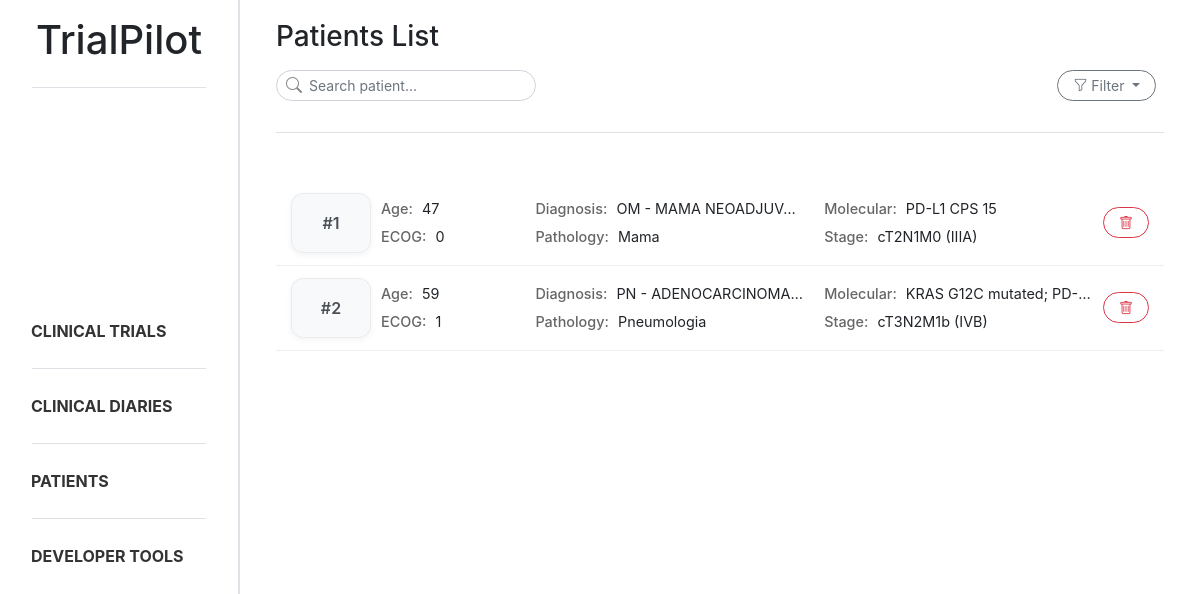
The app's page /patients/ with its own data.
### trialpilot/models.py (models this page shows, shortened)
class Patient_profile(models.Model):
    class GenderType(models.TextChoices):
        MALE = "male", "Male"
        FEMALE = "female", "Female"
    class pathologyGroupType(models.TextChoices):
        CABECAPESCOCO = "cabeca_pescoco", "Cabeça e Pescoço"
        DERMATOLOGIA = "dermatologia", "Dermatologia"
        DIGESTIVO = "digestivo", "Digestivo"
        GINECOLOGIA = "ginecologia", "Ginecologia"
        MAMA = "mama", "Mama"
        ONCOLOGIA_PEDIATRICA = "oncologia_pediatrica", "Oncologia Pediátrica"
        PELE = "pele", "Pele"
        PNEUMOLOGIA = "pneumologia", "Pneumologia"
        SNC = "snc", "Tumores do Sistema Nervoso Central"
        TNE = "tne", "Tumores Neuroendócrinos"
    document = models.ForeignKey(Document, on_delete=models.CASCADE, related_name="patient_profiles")
    age = models.IntegerField(null=True, blank=True)
    gender = models.CharField(max_length=10, choices=GenderType.choices, null=True, blank=True)
    ecog_ps = models.IntegerField(null=True, blank=True)
    diagnosis = models.CharField(max_length=255, null=True, blank=True)
    diagnosis_date = models.DateField(null=True, blank=True)
    molecular_status = models.CharField(max_length=255, null=True, blank=True)
    stage = models.CharField(max_length=50, null=True, blank=True)
    control = models.CharField(max_length=255, null=True, blank=True)
    created_at = models.DateTimeField(auto_now_add=True)
    pathology_group = models.CharField(max_length=255, null=True, blank=True, choices=pathologyGroupType.choices)

### trialpilot/views.py (the view, shortened to what this page needs)
# urls.py: path('patients/', patient_list, name='patient_list'),
def patient_list(request):
    search = request.GET.get("search", "").strip()
    stage = request.GET.get("stage", "").strip()
    molecular_status = request.GET.get("molecular_status", "").strip()
    patients = Patient_profile.objects.all()
    if stage:
        patients = patients.filter(stage__icontains=stage)
    if molecular_status:
        patients = patients.filter(molecular_status__icontains=molecular_status)
    patient_data = []
    for patient in patients:
        treatments = Treatment.objects.filter(patient=patient)
        analysis_qs = Analysis.objects.filter(patient=patient)
        patient.json_analysis = json.dumps(serialize_analysis(analysis_qs))
        patient_data.append((patient, treatments))
    for patient in patients:
        print("[PATIENT ANALYSIS]", patient.json_analysis)
    return render(request, 'trialpilot/patient_list.html', {
        'patient_data': patient_data,
        'search': search,
        'stage': stage,
        'molecular_status': molecular_status,
    })

### trialpilot/views.py (called while the page is built)
def serialize_analysis(analysis_qs):
    if not analysis_qs:
        return {}
    result = {}
    for a in analysis_qs:
        result[a.name] = {
            "value": a.value,
            "unit": a.unit
        }
    return result

### trialpilot/templates/trialpilot/patient_list.html (shortened to what this page needs)
{% extends "trialpilot/base.html" %}
{% block content %}
<div class="d-flex flex-column mb-4 ml-3 mr-3">
    <h3 class="mb-3">Patients List</h3>
    <div class="d-flex justify-content-between align-items-center mb-3">
        <form method="GET">
            <div class="position-relative" style="width:260px">
                <i class="bi bi-search position-absolute"
                    style="left:10px; top:50%; transform:translateY(-50%); color:#888;"></i>
                <input type="text" name="search" class="form-control form-control-sm rounded-ui"
                    style="padding-left: 32px;" placeholder="Search patient...">
            </div>
        </form>
        <div class="dropdown" style="margin-right: 0.5rem;">
            <button class="btn btn-outline-secondary btn-sm rounded-ui dropdown-toggle" type="button"
                data-bs-toggle="dropdown" aria-expanded="false">
                <i class="bi bi-funnel"></i>
                Filter
            </button>
        </div>
    </div>
    <div class="sidebar-divider mb-4"></div>
</div>
<div class="patient-list ml-3 mr-3">
    {% for patient, treatments in patient_data %}
    <div class="patient-card patient-card-trigger" data-id="{{ patient.id }}" data-age="{{ patient.age }}"
        data-gender="{{ patient.get_gender_display }}" data-ecog="{{ patient.ecog_ps }}" data-diagnosis="{{ patient.diagnosis }}"
        data-date="{{ patient.diagnosis_date }}" data-molecular="{{ patient.molecular_status }}"
        data-stage="{{ patient.stage }}" data-pathology_group="{{ patient.get_pathology_group_display }}" data-control="{{ patient.control }}" data-treatments='[
        {% for t in treatments %}
            {
                "name": "{{ t.treatment_name|escapejs }}",
                "start": "{{ t.start_date }}",
                "end": "{{ t.end_date|default:"Ongoing" }}"
            }{% if not forloop.last %},{% endif %}
        {% endfor %}
     ]' data-analysis='{{ patient.json_analysis|safe }}'>
        <div class="patient-layout">
            <div class="patient-id">
                #{{ patient.id }}
            </div>
            <div class="patient-grid">
                <div><strong>Age:</strong> {{ patient.age }}</div>
                <div><strong>Diagnosis:</strong> {{ patient.diagnosis }}</div>
                <div><strong>Molecular:</strong> {{ patient.molecular_status }}</div>
                <div><strong>ECOG:</strong> {{ patient.ecog_ps }}</div>
                <div><strong>Pathology:</strong> {{ patient.get_pathology_group_display }}</div>
                <div><strong>Stage:</strong> {{ patient.stage }}</div>
            </div>
            <div class="patient-actions">
                <button class="btn btn-outline-danger btn-sm reset-btn rounded-ui"
                    data-document-id="{{ patient.document.id }}" data-patient-id="{{ patient.id }}">
                    <i class="bi bi-trash"></i>
                </button>
            </div>
        </div>
    </div>
    {% endfor %}
</div>
{% endblock %}

### static/css/style.css (style rules this page uses)
body { overflow-x: hidden; }
html, body { height: 100%; }
.sidebar-divider { height: 1px; background-color: #dee2e6; margin-bottom: 15px; margin-top: 15px; }
.rounded-ui { border-radius: 1rem !important; padding-left: 15px; padding-right: 15px; }
.patient-card { padding: 12px 15px; border-bottom: 1px solid #eee; transition: all 0.15s ease; cursor: pointer; }
.patient-actions { display: flex; align-items: center; justify-content: center; }
.patient-grid { display: grid; grid-template-columns: 1fr 2fr 2fr; grid-template-rows: auto auto; gap: 6px 20px; font-size: 0.9rem; }
.patient-grid div { overflow: hidden; white-space: nowrap; text-overflow: ellipsis; }
.patient-grid strong { color: #666; font-weight: 500; margin-right: 5px; }
.patient-layout { display: grid; grid-template-columns: 80px 1fr auto; align-items: center; gap: 10px; }
.patient-id { display: flex; align-items: center; justify-content: center; font-weight: 600; color: #495057; background: #f8f9fa; border: 1px solid #e9ecef; border-radius: 12px; height: 100%; min-height: 60px; box-shadow: 0 2px 6px rgba(0, 0, 0, 0.05); }

### records on screen
Patient_profile: id "1", age "47", diagnosis "OM - MAMA NEOADJUV…", molecular_status "PD-L1 CPS 15", ecog_ps "0", pathology_group "Mama", stage "cT2N1M0 (IIIA)"
Patient_profile: id "2", age "59", diagnosis "PN - ADENOCARCINOMA…", molecular_status "KRAS G12C mutated; PD-…", ecog_ps "1", pathology_group "Pneumologia", stage "cT3N2M1b (IVB)"
